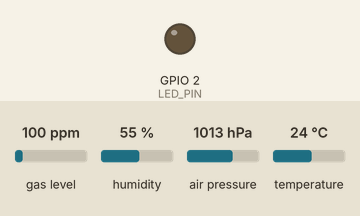
A sketch run on a simulated ESP32. Shown: output pins drawn as LEDs (lit = HIGH). Inputs (shaded band) come from the test bench; at power-on: gas level 100 ppm, humidity 55 %, air pressure 1013 hPa, temperature 24 °C. WiFi joins after 1.5 s; servers stay silent unless stated; uploads are accepted with an empty reply; what the sketch prints to the serial monitor is not drawn.

Above: at 16.3 s.
At 30.6 s:
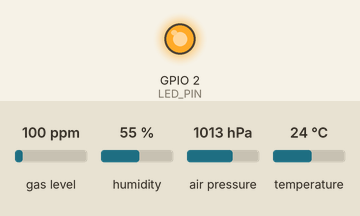
Timing chart, 0 to 41.5 s (numbered marks = the images above):
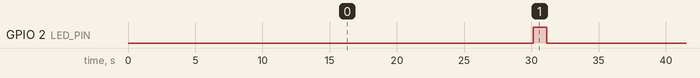

Measured:
- by itself, GPIO 2 (LED_PIN): alternates HIGH for 1.0 s and LOW for 29.0 s

The sketch:

Temp_sensor_client.ino
```cpp
#include <WiFi.h>
#include <HTTPClient.h>
#include <Wire.h>
#include <Adafruit_Sensor.h>
#include "Adafruit_BME680.h"

// ----------------------------------------------------
// USER CONFIGURATION
// ----------------------------------------------------
const char* ssid     = "Hacknet";
const char* password = "Dylan80r123";

// PUT YOUR ACTUAL HUB IP ADDRESS HERE (with /update at the end)
const char* hubAddress = "http://192.168.1.222/update";

// Unique ID for this remote unit
const String nodeID = "Room 2";

#define I2C_SDA 21
#define I2C_SCL 22

// CRITICAL CONFIG: Built-in LED pin (usually pin 2 on ESP32 DevModules)
#define LED_PIN 2

Adafruit_BME680 bme;

unsigned long lastSendTime = 0;
const unsigned long sendInterval = 30000; // 30 seconds

// LED Timing variables for non-blocking illumination
unsigned long ledTurnOffTime = 0;
bool ledActive = false;

void setup() {
  Serial.begin(115200);
  delay(1000);

  // Configure LED Pin as an output
  pinMode(LED_PIN, OUTPUT);
  digitalWrite(LED_PIN, LOW); // Start with LED turned off

  Wire.begin(I2C_SDA, I2C_SCL);

  if (!bme.begin()) {
    Serial.println("Could not find a valid BME680 sensor, check wiring!");
    while(1);
  }

  bme.setTemperatureOversampling(BME680_OS_8X);
  bme.setHumidityOversampling(BME680_OS_2X);
  bme.setPressureOversampling(BME680_OS_4X);
  bme.setIIRFilterSize(BME680_FILTER_SIZE_3);
  bme.setGasHeater(320, 150);
  Serial.println("Room 2 BME680 Initialized.");

  Serial.print("Connecting to WiFi");
  WiFi.begin(ssid, password);
  while (WiFi.status() != WL_CONNECTED) {
    delay(500);
    Serial.print(".");
  }
  Serial.println("\nConnected successfully!");
}

void loop() {
  // 1. Check if the 1-second LED window has passed (Non-blocking)
  if (ledActive && (millis() >= ledTurnOffTime)) {
    digitalWrite(LED_PIN, LOW);
    ledActive = false;
    Serial.println("LED turned off.");
  }

  // 2. Main 30-second transmission interval ticker loop
  if (millis() - lastSendTime >= sendInterval) {
    lastSendTime = millis();

    if (WiFi.status() == WL_CONNECTED) {
      if (!bme.performReading()) {
        Serial.println("Failed to perform BME680 reading :(");
        return;
      }

      float tempF = (bme.temperature * 1.8) + 32.0;
      float hum   = bme.humidity;
      float pres  = bme.pressure / 100.0;
      float gas   = bme.gas_resistance / 1000.0;

      String payload = "id="   + nodeID +
                       "&temp=" + String(tempF, 2) +
                       "&hum="  + String(hum, 2) +
                       "&pres=" + String(pres, 2) +
                       "&gas="  + String(gas, 2);

      Serial.println("\nSending data for Room 2: " + payload);

      // FIXED: Turn on the LED and set its 1-second turn-off timestamp
      digitalWrite(LED_PIN, HIGH);
      ledActive = true;
      ledTurnOffTime = millis() + 1000;

      HTTPClient http;
      http.begin(hubAddress);

      // FIXED: Reverted header to plain text layout to match your original Hub parser
      http.addHeader("Content-Type", "text/plain");

      int httpResponseCode = http.POST(payload);

      if (httpResponseCode > 0) {
        String response = http.getString();
        Serial.print("Hub Response: ");
        Serial.println(response);
      } else {
        Serial.print("Transmission error: ");
        Serial.println(httpResponseCode);
      }
      http.end();
    } else {
      WiFi.disconnect();
      WiFi.begin(ssid, password);
    }
  }
}
```
